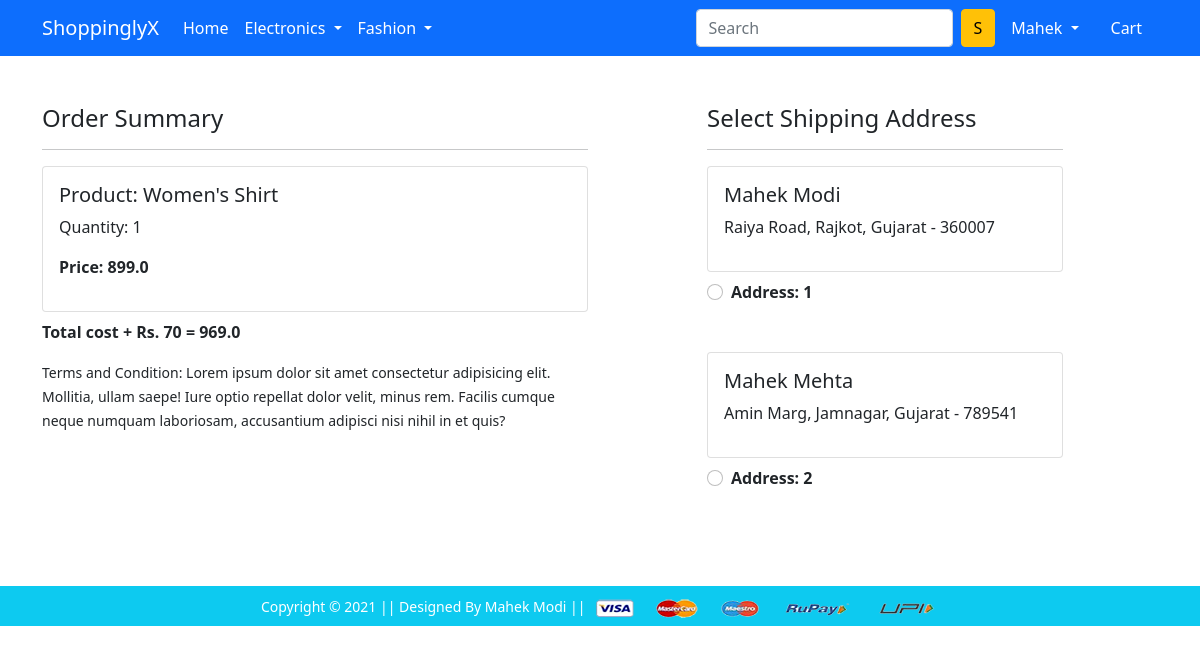
The app's page /checkout/ (signed in) with its own data.
### app/models.py (models this page shows, shortened)
class Cart(models.Model):
    user = models.ForeignKey(User, on_delete=models.CASCADE)
    product = models.ForeignKey(Product, on_delete=models.CASCADE)
    quantity = models.PositiveIntegerField(default=1)
    @property
    def total_cost(self):
        return self.quantity * self.product.discounted_price

class Product(models.Model):
    title = models.CharField(max_length=80)
    selling_price = models.FloatField()
    discounted_price = models.FloatField()
    description = models.TextField()
    brand = models.CharField(max_length=80)
    category = models.CharField(choices=CATEGORY_CHOICES, max_length=2)
    product_image = models.ImageField(upload_to='productimg')

class Customer(models.Model):
    user = models.ForeignKey(User, on_delete=models.CASCADE)
    name = models.CharField(max_length=80)
    locality = models.CharField(max_length=80)
    city = models.CharField(max_length=80)
    zipcode = models.IntegerField()
    state = models.CharField(choices=STATE_CHOICES, max_length=50)

### app/views.py (the view)
# urls.py: path('checkout/', views.checkout, name='checkout'),
@login_required
def checkout(request):
 user = request.user
 add = Customer.objects.filter(user=user)
 cart_items = Cart.objects.filter(user=user)
 amount = 0.0
 shipping_amount = 70
 totalamount = 0.0
 cart_product = [p for p in Cart.objects.all() if p.user == request.user]
 if cart_product:
    for p in cart_product:
        tempamount = (p.quantity * p.product.discounted_price)
        amount += tempamount
    totalamount = amount + shipping_amount
 return render(request, 'app/checkout.html', {'add':add, 'totalamount':totalamount, 'cart_items':cart_items})

### app/templates/app/checkout.html (shortened to what this page needs)
{% extends 'app/base.html' %}
{% load static %}
{% block main-content %}
<div class="container">
 <div class="row mt-5">
  <div class="col-sm-6">
    <h4>Order Summary</h4>
    <hr>
    {% for item in cart_items %}
      <div class="card mb-2">
        <div class="card-body">
          <h5>Product: {{item.product.title}}</h5>
          <p>Quantity: {{item.quantity}}</p>
          <p class="fw-bold">Price: {{item.total_cost}}</p>
        </div>
      </div>
    {% endfor %}
    <p class="fw-bold">Total cost + Rs. 70 = {{totalamount}}</p>
    <small>Terms and Condition: Lorem ipsum dolor sit amet consectetur adipisicing elit. Mollitia, ullam saepe! Iure optio repellat dolor velit, minus rem. Facilis cumque neque numquam laboriosam, accusantium adipisci nisi nihil in et quis?</small>
  </div>
  <div class="col-sm-4 offset-sm-1">
    <h4>Select Shipping Address</h4>
    <hr>
    <form action="/paymentdone" id="myform">
      {% for ad in add %}
      <div class="card">
        <div class="card-body">
        <h5>{{ad.name}}</h5>
        <p>{{ad.locality}}, {{ad.city}}, {{ad.state}} - {{ad.zipcode}}</p>
        </div>
      </div>
        <div class="form-check mt-2 mb-5">
          <input class="form-check-input" type="radio" name="custid" id="custadd{{forloop.counter}}"value="{{ad.id}}">
          <label class="form-check-label fw-bold" for="custadd{{forloop.counter}}">
            Address: {{forloop.counter}} </label>
        </div>
      {% endfor %}
      </form>
    </div>
  </div>
</div>
{% endblock main-content %}

### app/templates/app/base.html (shortened to what this page needs)
<!doctype html>
{% load static %}
<html lang="en">
  <head>
    <link href="https://cdn.jsdelivr.net/npm/bootstrap@5.0.0-beta1/dist/css/bootstrap.min.css" rel="stylesheet">
    <link rel="stylesheet" href="{% static 'app/css/owl.carousel.min.css' %}">
    <link rel="stylesheet" href="{% static 'app/css/all.min.css' %}">
    <link rel="stylesheet" href="{% static 'app/css/style.css' %}">
  </head>
  <body>
    <nav class="navbar navbar-expand-lg navbar-dark bg-primary">
     <div class="container">
       <a class="navbar-brand" href="/">ShoppinglyX</a>
       <div class="collapse navbar-collapse" id="navbarSupportedContent">
         <ul class="navbar-nav me-auto mb-2 mb-lg-0">
           <li class="nav-item">
             <a class="nav-link active" aria-current="page" href="/">Home</a>
           </li>
           <li class="nav-item dropdown">
             <a class="nav-link dropdown-toggle text-white" href="#" id="electronicsDropdown" role="button" data-bs-toggle="dropdown" aria-expanded="false">
               Electronics
             </a>
           </li>
           <li class="nav-item dropdown">
             <a class="nav-link dropdown-toggle text-white" href="#" id="fashionDropdown" role="button" data-bs-toggle="dropdown" aria-expanded="false">
               Fashion
             </a>
           </li>
         </ul>
         <form class="d-flex">
           <input class="form-control me-2" type="search" placeholder="Search" aria-label="Search">
           <button class="btn btn-warning" type="submit">S</button>
         </form>
         <div>
          <ul class="navbar-nav me-auto mb-2 mb-lg-0">
            {% if request.user.is_authenticated %}
              <li class="nav-item dropdown mx-2">
                <a class="nav-link dropdown-toggle text-white" href="#" id="profileDropdown" role="button" data-bs-toggle="dropdown" aria-expanded="false">
                  {{request.user.username|capfirst}}
                </a>
              </li>
              <li class="nav-item mx-2">
              <a href="{% url 'showcart' %}" class="nav-link text-white"> Cart </a>
              </li>
            {% endif %}
          </ul>
         </div>
       </div>
     </div>
    </nav>
    {% block main-content %} {% endblock main-content %}
    <footer class="container-fluid bg-info text-center p-2 mt-5">
        <small class="text-white">Copyright &copy; 2021 || Designed By Mahek Modi || </small>
        <img src="{% static 'app/images/payment.png' %}" alt="" srcset="" class="img-fluid" height="2px">
    </footer>
  </body>
</html>

### records on screen
Cart: product "Women's Shirt", quantity "1", total_cost "899.0"
Customer: name "Mahek Modi", locality "Raiya Road", city "Rajkot", state "Gujarat", zipcode "360007"
Customer: name "Mahek Mehta", locality "Amin Marg", city "Jamnagar", state "Gujarat", zipcode "789541"

### other values on screen
{{ request.user.username|capfirst }} "Mahek"
{{ totalamount }} "969.0"
